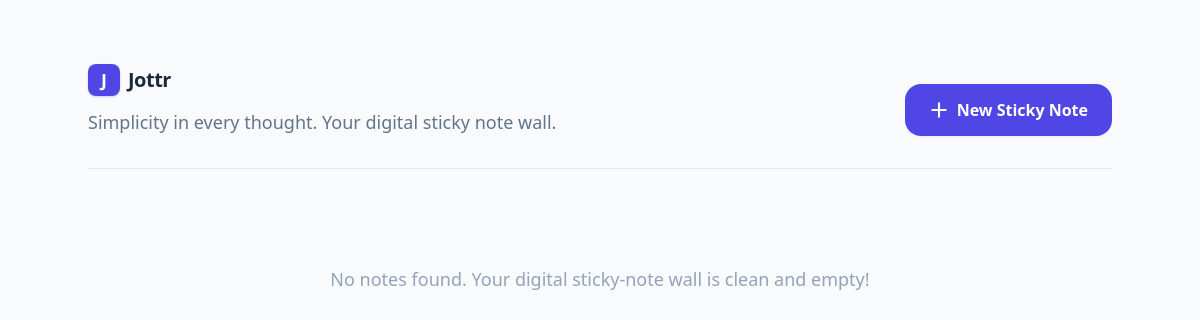
The app's page /, older data.
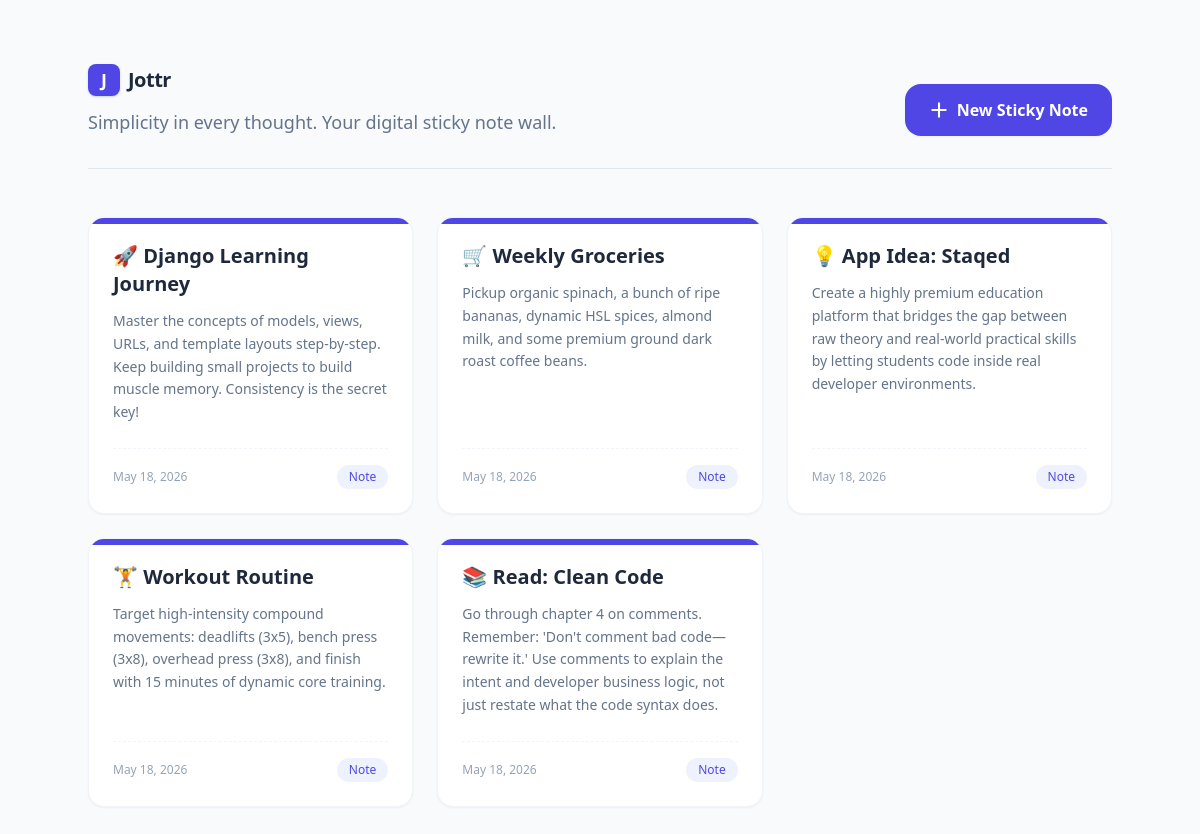
The same page, newer data.
### notes/models.py (models this page shows, shortened)
class Note(models.Model):
    title = models.CharField(
        max_length=200,
        help_text="The main heading for your sticky note card."
    )
    content = models.TextField(
        help_text="The rich details and descriptions of your thoughts."
    )
    created_at = models.DateTimeField(auto_now_add=True)

### notes/views.py (the view)
# urls.py: path('', views.note_list, name='note_list'),
def note_list(request):
    notes_data = Note.objects.all()
    context = {
        'notes': notes_data,
    }
    return render(request, 'notes/index.html', context)

### notes/templates/notes/index.html (shortened to what this page needs)
<!DOCTYPE html>
<html lang="en">
<head>
    <script src="https://cdn.tailwindcss.com"></script>
</head>
<body class="bg-slate-50 font-sans text-slate-800 min-h-screen py-16 px-6 flex justify-center">
    <div class="max-w-5xl w-full">
        <header class="flex flex-col sm:flex-row sm:items-end justify-between border-b border-slate-200 pb-8 mb-12 gap-6">
            <div>
                <div class="flex items-center gap-2 mb-3">
                    <div class="w-8 h-8 rounded-lg bg-indigo-600 flex items-center justify-center text-white font-bold text-lg shadow-sm shadow-indigo-200">J</div>
                    <span class="text-xl font-bold tracking-tight text-slate-800">Jottr</span>
                </div>
                <p class="text-slate-500 text-lg font-light">
                    Simplicity in every thought. Your digital sticky note wall.
                </p>
            </div>
            <div>
                <a href="{% url 'notes:create_note' %}"
                    class="inline-flex items-center gap-2 px-6 py-3.5 bg-indigo-600 hover:bg-indigo-700 active:scale-95 text-white font-semibold rounded-2xl shadow-sm hover:shadow-md transition-all duration-300 group">
                    <svg class="w-5 h-5 group-hover:rotate-90 transition-transform duration-300" fill="none"
                        stroke="currentColor" viewBox="0 0 24 24">
                        <path stroke-linecap="round" stroke-linejoin="round" stroke-width="2.5" d="M12 4v16m8-8H4" />
                    </svg>
                    New Sticky Note
                </a>
            </div>
        </header>
        <div class="grid grid-cols-1 md:grid-cols-2 lg:grid-cols-3 gap-6 w-full">
            {% for note in notes %}
            <div
                class="group bg-white rounded-2xl p-6 shadow-sm border border-slate-100 hover:shadow-md hover:-translate-y-1 transition-all duration-300 relative overflow-hidden flex flex-col justify-between">
                <div class="absolute top-0 left-0 w-full h-[6px] bg-indigo-600"></div>
                <div>
                    <h3
                        class="text-xl font-semibold text-slate-800 mb-3 group-hover:text-indigo-600 transition-colors duration-300">
                        <a href="{% url 'notes:note_detail' note.pk %}" class="hover:underline">
                            {{ note.title }}
                        </a>
                    </h3>
                    <p class="text-slate-500 text-sm leading-relaxed mb-6">
                        {{ note.content }}
                    </p>
                </div>
                <div
                    class="flex justify-between items-center text-xs text-slate-400 border-t border-dashed border-slate-100 pt-4 mt-auto">
                    <span>{{ note.created_at|date:"F j, Y" }}</span>
                    <span class="bg-indigo-50 text-indigo-600 px-3 py-1 rounded-full font-medium">
                        Note
                    </span>
                </div>
            </div>
            {% empty %}
            <div class="col-span-full text-center py-12">
                <p class="text-slate-400 text-lg">No notes found. Your digital sticky-note wall is clean and empty!</p>
            </div>
            {% endfor %}
        </div>
    </div>
</body>
</html>

Row changes from the older to the newer data that the page shows:
added Note: title "🚀 Django Learning Journey", content "Master the concepts of models, views, URLs, and template layouts step-by-step. Keep building small projects to build muscle memory. Consistency is the secret key!", created_at "May 18, 2026"
added Note: title "🛒 Weekly Groceries", content "Pickup organic spinach, a bunch of ripe bananas, dynamic HSL spices, almond milk, and some premium ground dark roast coffee beans.", created_at "May 18, 2026"
added Note: title "💡 App Idea: Staqed", content "Create a highly premium education platform that bridges the gap between raw theory and real-world practical skills by letting students code inside real developer environments.", created_at "May 18, 2026"
added Note: title "🏋️ Workout Routine", content "Target high-intensity compound movements: deadlifts (3x5), bench press (3x8), overhead press (3x8), and finish with 15 minutes of dynamic core training.", created_at "May 18, 2026"
added Note: title "📚 Read: Clean Code", content "Go through chapter 4 on comments. Remember: 'Don't comment bad code—rewrite it.' Use comments to explain the intent and developer business logic, not just restate what the code syntax does.", created_at "May 18, 2026"
Text that changed along with them:
text no longer shown: "No notes found. Your digital sticky-note wall is clean and empty!"
